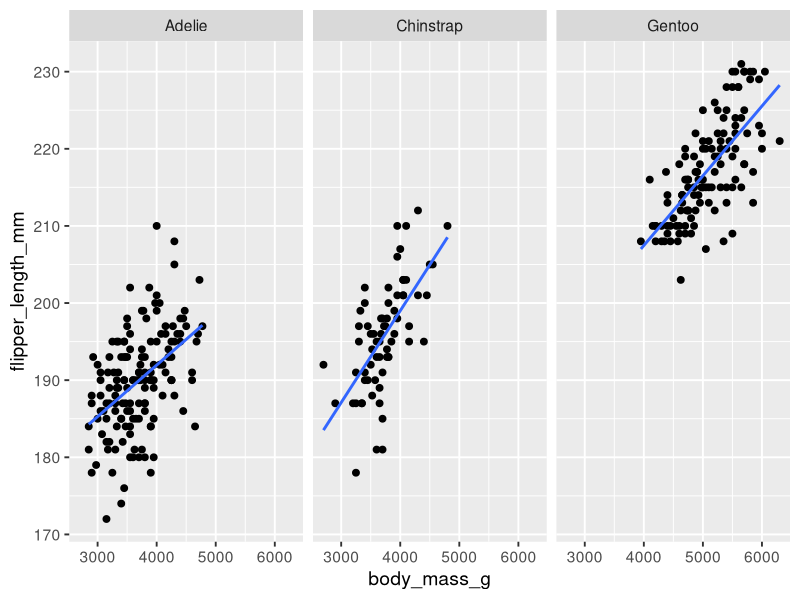
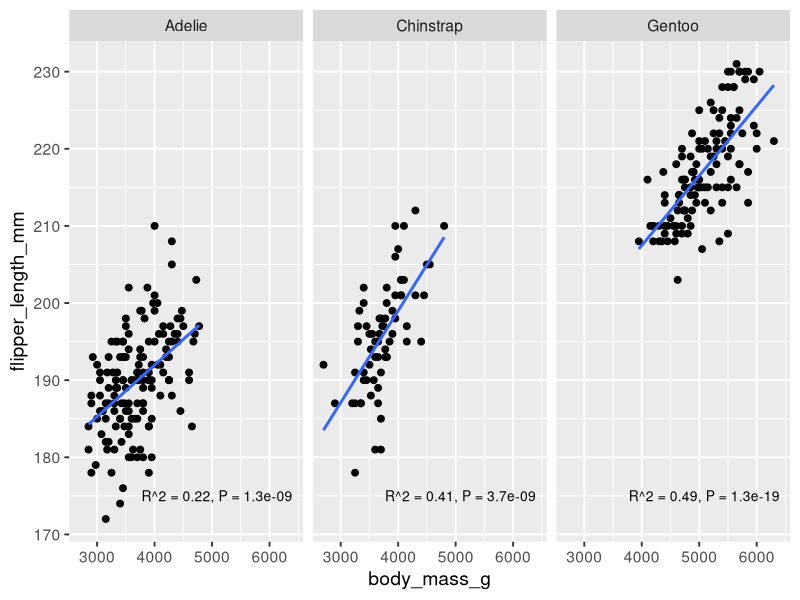

These charts were generated, in order, by the following R code:
## ---- chunk 1
#| include: false
library(tidyverse)
library(palmerpenguins)
library(cowplot)
library(glue)
library(here)

# ggplot2 settings so plots scale well for slide size 
theme_set(theme_gray(14))
update_geom_defaults("point", list(size = 2))
update_geom_defaults("line", list(linewidth = 1))
## ---- chunk 2
#| label: penguins-fits
#| echo: true
#| fig-width: 9
#| fig-asp: 0.4
#| fig-cap: "&nbsp;"
#| out-width: "80%"
penguins |>
  ggplot(aes(body_mass_g, flipper_length_mm)) +
  geom_point() +
  geom_smooth(method = "lm", se = FALSE) +
  facet_wrap(~species)
## ---- chunk 3
#| echo: true
penguins_adelie <- filter(penguins, species == "Adelie")
## ---- chunk 4
#| echo: true
penguins_adelie <- filter(penguins, species == "Adelie")

lm_out <- lm(flipper_length_mm ~ body_mass_g, data = penguins_adelie)
## ---- chunk 5
#| echo: true
penguins_adelie <- filter(penguins, species == "Adelie")

lm_out <- lm(flipper_length_mm ~ body_mass_g, data = penguins_adelie)
summary(lm_out)
## ---- chunk 6
#| echo: true
penguins |>
  nest(data = -species) # nest all data except species column
## ---- chunk 7
#| echo: true
penguins |>
  nest(data = -species) |>
  mutate(
    # apply linear model to each nested data frame
    fit = map(data, ~lm(flipper_length_mm ~ body_mass_g, data = .x))
  )
## ---- chunk 8
#| echo: true
lm_data <- penguins |>
  nest(data = -species) |>
  mutate(
    # apply linear model to each nested data frame
    fit = map(data, ~lm(flipper_length_mm ~ body_mass_g, data = .x))
  )

lm_data$fit[[1]]  # first model fit, for Adelie species
## ---- chunk 9
#| echo: true
summary(lm_data$fit[[1]]) # summarize the first model, which is for Adelie
## ---- chunk 10
#| echo: true
summary(lm_data$fit[[2]]) # second model, Chinstrap
## ---- chunk 11
#| echo: true
summary(lm_data$fit[[3]]) # third model, Gentoo
## ---- chunk 12
#| echo: true
library(broom)

glance(lm_data$fit[[1]])
## ---- chunk 13
#| echo: true
library(broom)

tidy(lm_data$fit[[1]])
## ---- chunk 14
#| echo: true
lm_data
## ---- chunk 15
#| echo: true
lm_data |>
  mutate(
    glance_out = map(fit, glance) # apply `glance()` to each fitted model
  )
## ---- chunk 16
#| echo: true
lm_data |>
  mutate(
    glance_out = map(fit, glance) # apply `glance()` to each fitted model
  ) |>
  select(species, glance_out)     # only keep species name and glance output
## ---- chunk 17
#| echo: true
lm_data |>
  mutate(
    glance_out = map(fit, glance) # apply `glance()` to each fitted model
  ) |>
  select(species, glance_out) |>  # only keep species name and glance output
  unnest(cols = glance_out)
## ---- chunk 18
#| echo: true
lm_summary <- penguins |>
  nest(data = -species) |>
  mutate(
    fit = map(data, ~lm(flipper_length_mm ~ body_mass_g, data = .x)),
    glance_out = map(fit, glance)
  ) |>
  select(species, glance_out) |>
  unnest(cols = glance_out)

lm_summary
## ---- chunk 19
#| echo: true
# Reminder: summary of the model fits
lm_summary
## ---- chunk 20
#| echo: true
# Turn R^2 and p value into labels
label_data <- lm_summary |>
  mutate(
    rsqr = signif(r.squared, 2),  # round to 2 significant digits
    pval = signif(p.value, 2),
    label = glue("R^2 = {rsqr}, P = {pval}"),
  ) |>
  select(species, label)

label_data
## ---- chunk 21
#| echo: true
# Add label position in the plot
label_data <- lm_summary |>
  mutate(
    rsqr = signif(r.squared, 2),  # round to 2 significant digits
    pval = signif(p.value, 2),
    label = glue("R^2 = {rsqr}, P = {pval}"),
    body_mass_g = 6400, flipper_length_mm = 175 # label position in plot
  ) |>
  select(species, label, body_mass_g, flipper_length_mm)

label_data
## ---- chunk 22
#| label: penguins-fit-w-labels
#| echo: true
#| fig-width: 9
#| fig-asp: 0.4
#| fig-cap: "&nbsp;"
#| out-width: "80%"
ggplot(penguins, aes(body_mass_g, flipper_length_mm)) + geom_point() +
  geom_text(
    data = label_data, aes(label = label),
    size = 10, size.unit = "pt", hjust = 1  # 10pt, right-justified
  ) +
  geom_smooth(method = "lm", se = FALSE) + facet_wrap(~species)
